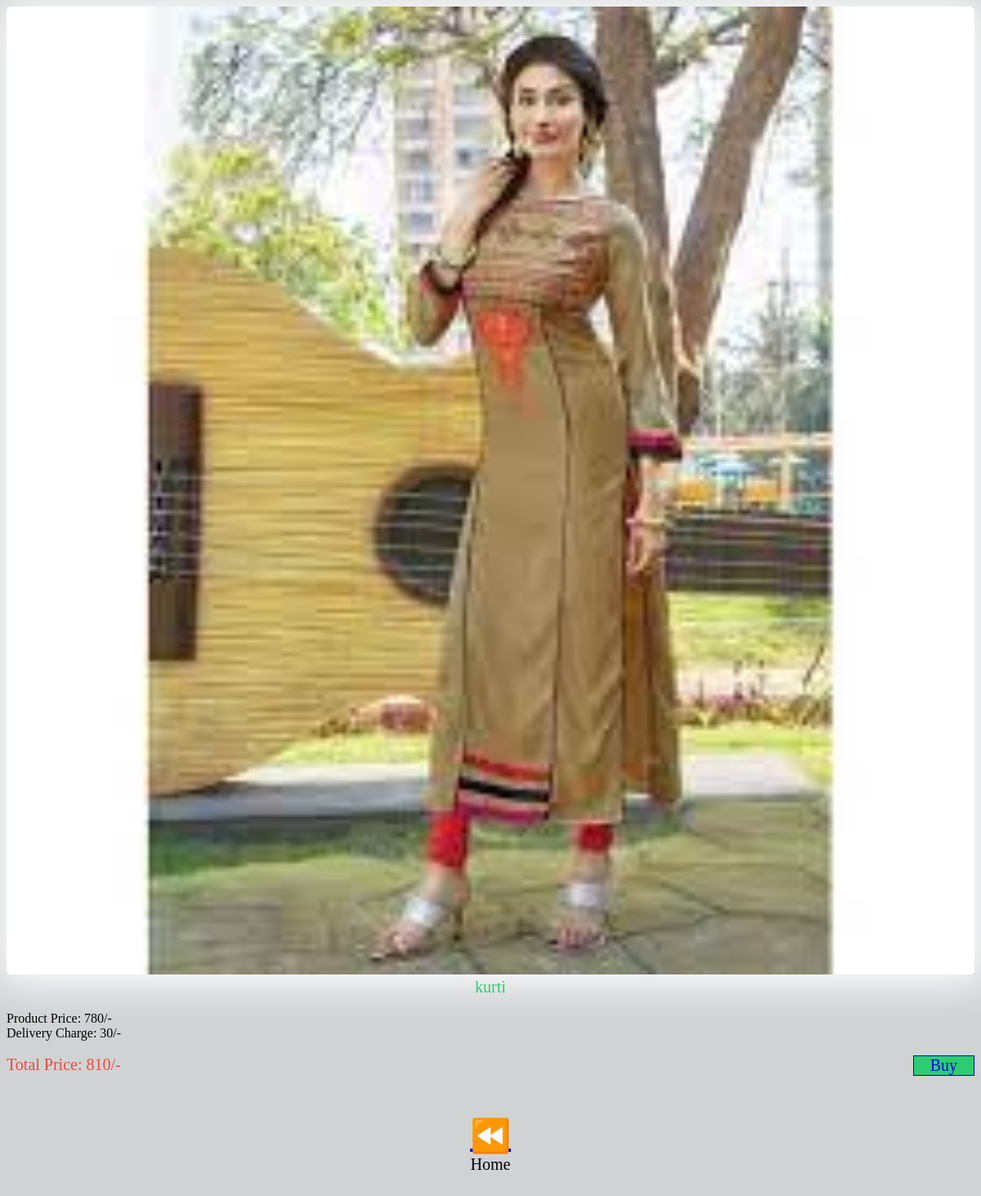
Screenshot of /user_login/log-shop.php?product_id=39 with the database file from the repository.
### tables this page shows
CREATE TABLE `items` (
  `id` int(100) NOT NULL,
  `product_name` varchar(100) NOT NULL,
  `product_price` varchar(30) NOT NULL,
  `product_image` varchar(100) NOT NULL
);

### user_login/log-shop.php (the view, shortened to what this page needs)
<!DOCTYPE html>
<head>
</head>
<body>
<?php
     $id=$_REQUEST['product_id'];
     $email=$_REQUEST['email'];
   include('conn2.php');
    $p_select="SELECT * From items where id='$id'";
    $query=mysqli_query($conn,$p_select);
        while($fetch=mysqli_fetch_array($query)){
            $product_image=$fetch['product_image'];
            $product_name=$fetch['product_name'];
            $product_price=$fetch['product_price'];
        }
        $u_select="SELECT * from user where email='$email'";
        $u_query=mysqli_query($conn,$u_select);
        while($search=mysqli_fetch_array($u_query)){
           	$email=$search['email'];
            $password=$search['password'];
        }
    ?>
    <?php
    $delivery_charge=30;
    $total=$product_price+$delivery_charge;
    ?>
    <div class="body-1">
        <img class="image" src="<?php echo "/admin/product_image/" .$product_image ?>">
        <div class="name">
            <?php echo $product_name ?>
        </div>
        <br/>
        <div class="price1">
            <?php echo "Product Price: " .$product_price. "/-" ?><br/>
            <?php echo "Delivery Charge: " .$delivery_charge. "/-" ?><br/>
        </div><br/>
        <div class="price">
            <?php echo "Total Price:  " .$total. "/-" ?>
            <a href="#" class="buy" onclick="openNav()"> Buy</a>
        </div>
    </div>
    <div class="back1" >
        <a class="back" href="relogin.php?email=<?php echo $email ?>&password=<?php echo $password ?>"> ⏪ </a><br/>
        Home
        <br/><br/><br/><br/><br/><br/><br/><br/><br/><br/>
    </div>
</body>
</html>

### user_login/log-shop.php (style rules this page uses)
body { background-color: #D0D3D4 ; }
.image { width: 100%; border-radius: 5px; box-shadow: 2px 2px 50px 10px white; }
.name { color: #2ECC71; text-align: center; font-size: 20px; }
.price { color: #E74C3C; display: flex; justify-content: space-between; font-size: 20px; }
.buy { text-decoration: none; border: solid 1px; padding-left: 20px; padding-right: 20px; background-color: #2ECC71; font-size: 20px; }
.back1 { margin-top: 50px; text-align: center; flex-direction: column; font-size: 20px; }
.back { font-size: 40px; margin-top: 30px; }

### rows the page displays
items: product_image (picture), product_name "kurti", product_price "780", product_price "810"

### other values shown
$delivery_charge "30"
